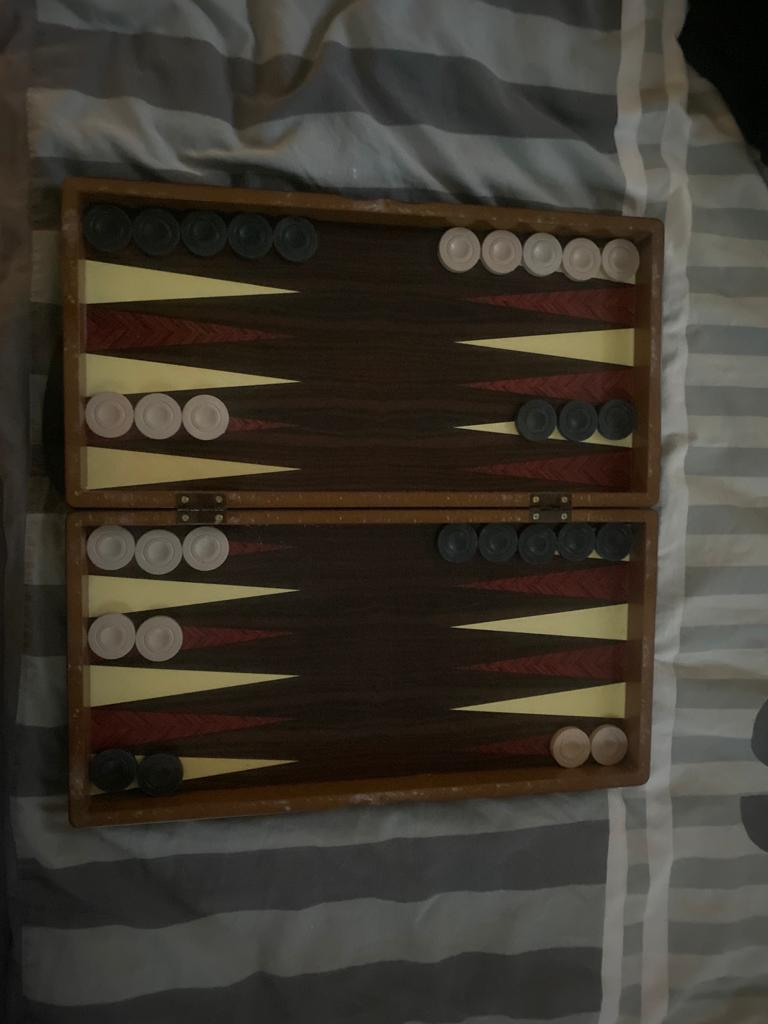
#> input picture GemerBackGammon/BoardImages/Board 6.jpg, 768 x 1024 px
$ python backgammonSecondAttempt.py
#> lines starting #> are read from the running program, lines starting #| are printed output that depends on the picture; after the words box and inside, x2 and y2 are one past the last pixel; in counts of white or black regions, pixels touching at a corner belong together
import cv2 as cv

#resize function
def resize (img, scale = 0.4):
    dimensions = [int(img.shape[1] * scale), int(img.shape[0] * scale)]

    return cv.resize(img, dimensions, interpolation=cv.INTER_AREA)

#get board from file location
board = resize(cv.imread('BoardImages/Board 6.jpg'), 0.4)
#> in resize, `dimensions = [int(img.shape[1] * scale), int(img.shape[0] * scale)]`: dimensions = [307, 409]
cv.imshow('og board', board)

#turn BGR to grayscale
gray = cv.cvtColor(board, cv.COLOR_BGR2GRAY)
cv.imshow('gray board', gray)

#split BGR to l*a*b
lab = cv.cvtColor(board, cv.COLOR_BGR2LAB)
#> lab: shape (409, 307, 3); mean of channels 0, 1, 2 59.8, 129, 134.3
l, a, b = cv.split(lab)
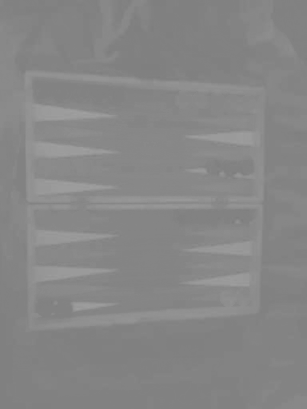
#> b: shape (409, 307); min 125, max 160, mean 134.3
#cv.imshow('l component lab board', l)
#cv.imshow('a component lab board', a)
#cv.imshow('b component lab board', b)

#contrast l component image
clahe = cv.createCLAHE(clipLimit=3.0, tileGridSize=(8,8))
cl = clahe.apply(l)
cv.imshow('contrasted l component lab board', cl)

#merge contrasted component
limg = cv.merge((cl,a,b))
#> limg: shape (409, 307, 3); mean of channels 0, 1, 2 92.5, 129, 134.3

#turn back from l*a*b to BGR
cont = cv.cvtColor(limg, cv.COLOR_LAB2BGR)
cv.imshow('final merged contrast', cont)

#turn contrasted BGR to grayscale
grayCon = cv.cvtColor(cont, cv.COLOR_BGR2GRAY)
cv.imshow('gray contrasted board', grayCon)

#blur
blur = cv.GaussianBlur(cont, (7, 7), 0)
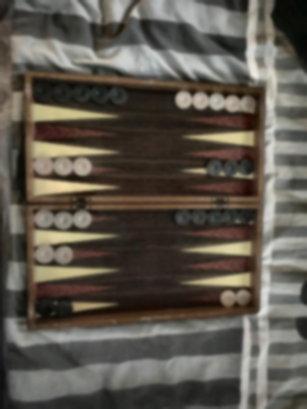
#> blur: shape (409, 307, 3); mean B, G, R 77.8, 87.1, 93

#find edges
canny = cv.Canny(blur, 100, 200)
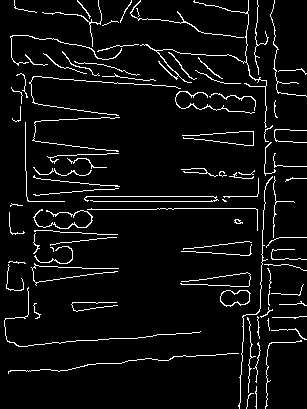
#> canny: shape (409, 307); 5.7% white in thin lines or dots
cv.imshow('board edges', canny)

#find contours
contours, hierarchy = cv.findContours(canny, cv.RETR_TREE, cv.CHAIN_APPROX_SIMPLE)
#> contours = 90 contours, 79 with area under 20; largest, box (x1, y1, x2, y2) and area: (220, 290, 251, 307) 371, (220, 290, 250, 306) 342, (140, 0, 267, 128) 72, (33, 209, 93, 229) 56, (175, 91, 255, 114) 38
contsBoard = board.copy()
cv.drawContours(contsBoard, contours, -1, (0,255,0), 3)
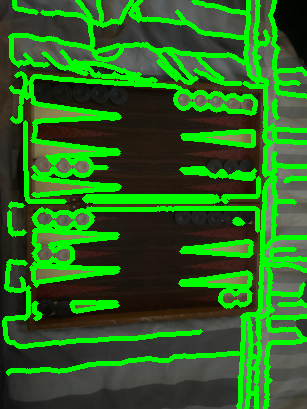
#> contsBoard: shape (409, 307, 3); mean of channels 0, 1, 2 32.5, 104.6, 42.3; drawn as B, G, R

cv.imshow('board with all contours', contsBoard)

#find corners
corners = cv.cornerHarris(grayCon,2,3,0.04)
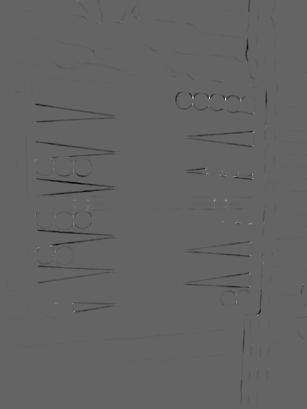
#> corners: shape (409, 307) float32; min -0.00589, max 0.00906, mean -4.56e-05; drawn with min black and max white
corners = cv.dilate(corners, None)
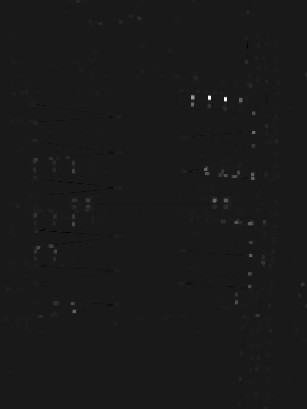
#> corners: shape (409, 307) float32; min -0.00102, max 0.00906, mean 1.5e-05; drawn with min black and max white
corsBoard = board.copy()
corsBoard[corners>0.01*corners.max()]=[255,0,0]
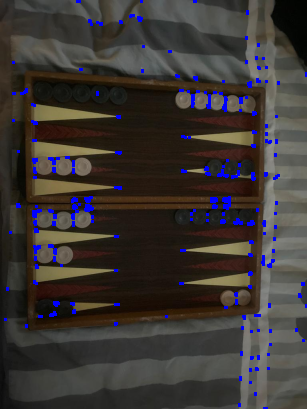
#> corsBoard: shape (409, 307, 3); mean of channels 0, 1, 2 52.8, 54.5, 59.8; drawn as B, G, R
cv.imshow('board with corners', corsBoard)

#hold images until keypress
cv.waitKey(0)

$ run again, with GemerBackGammon/BoardImages/Board 10.jpg copied over GemerBackGammon/BoardImages/Board 6.jpg
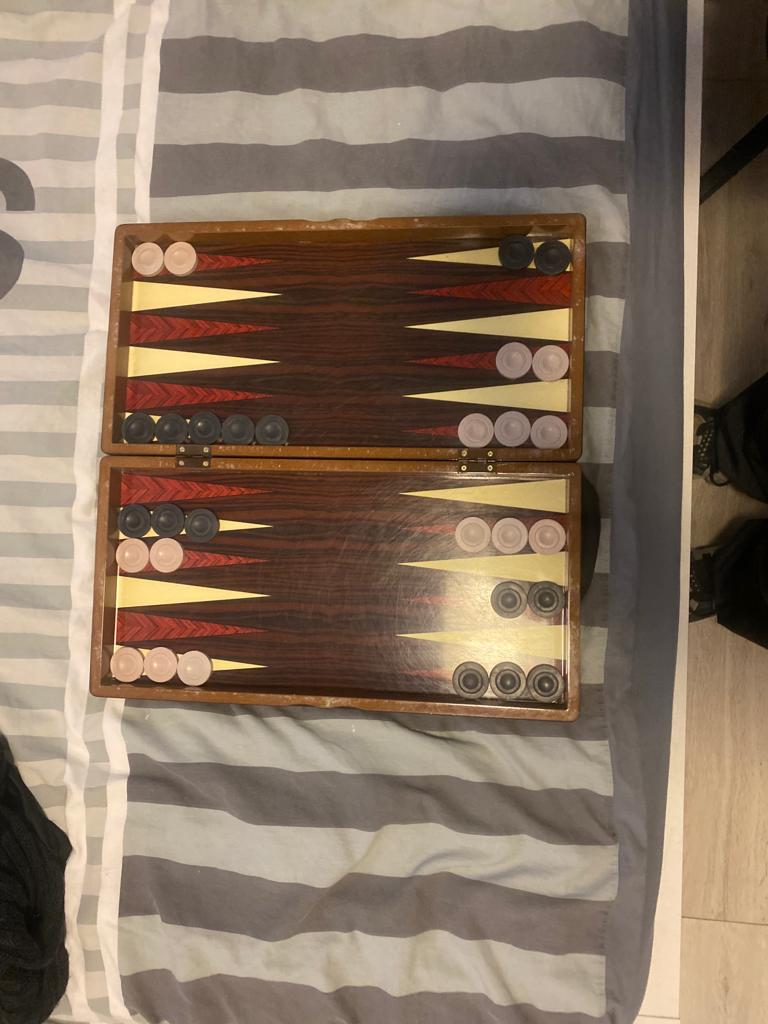
#> input picture GemerBackGammon/BoardImages/Board 10.jpg, 768 x 1024 px
#> dimensions = [307, 409]
#> lab: shape (409, 307, 3); mean of channels 0, 1, 2 126.4, 133.1, 141.1
#> limg: shape (409, 307, 3); mean of channels 0, 1, 2 128.6, 133.1, 141.1
#> `canny = cv.Canny(blur, 100, 200)`:
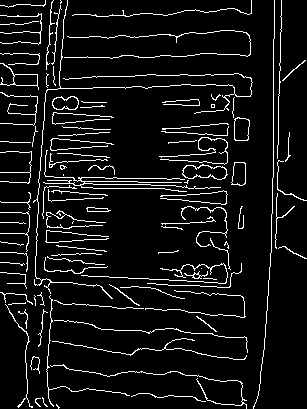
#> canny: shape (409, 307); 7.6% white in thin lines or dots
#> contours = 112 contours, 90 with area under 20; largest, box (x1, y1, x2, y2) and area: (182, 164, 228, 180) 484, (182, 165, 227, 180) 446, (234, 117, 250, 141) 312, (234, 117, 250, 141) 304, (52, 96, 79, 110) 282
#> `corsBoard[corners>0.01*corners.max()]=[255,0,0]`:
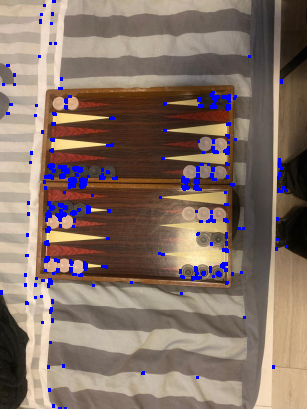
#> corsBoard: shape (409, 307, 3); mean of channels 0, 1, 2 103.4, 113.4, 132.3; drawn as B, G, R

$ run again, with GemerBackGammon/BoardImages/Board 11.jpg copied over GemerBackGammon/BoardImages/Board 6.jpg
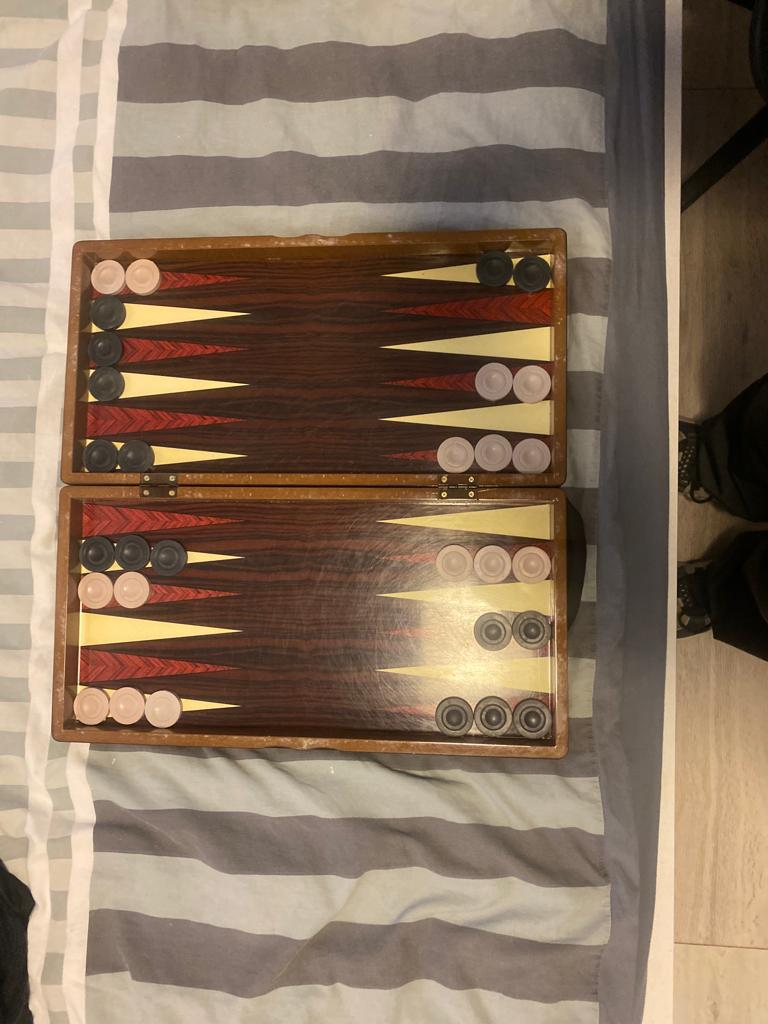
#> input picture GemerBackGammon/BoardImages/Board 11.jpg, 768 x 1024 px
#> dimensions = [307, 409]
#> lab: shape (409, 307, 3); mean of channels 0, 1, 2 125.6, 133.6, 142.2
#> limg: shape (409, 307, 3); mean of channels 0, 1, 2 127, 133.6, 142.2
#> `canny = cv.Canny(blur, 100, 200)`:
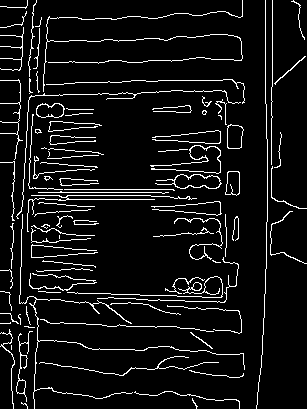
#> canny: shape (409, 307); 7.4% white in thin lines or dots
#> contours = 103 contours, 85 with area under 20; largest, box (x1, y1, x2, y2) and area: (155, 174, 222, 189) 526, (174, 174, 221, 189) 486, (227, 124, 244, 149) 329, (36, 103, 65, 118) 324, (227, 124, 244, 149) 323
#> `corsBoard[corners>0.01*corners.max()]=[255,0,0]`:
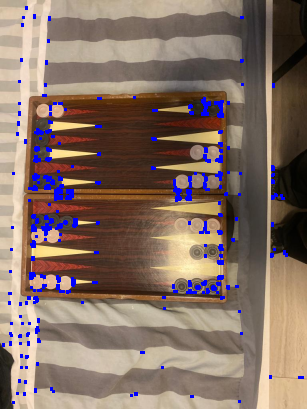
#> corsBoard: shape (409, 307, 3); mean of channels 0, 1, 2 101.4, 112, 132.3; drawn as B, G, R

$ run again, with GemerBackGammon/BoardImages/Board 12.jpg copied over GemerBackGammon/BoardImages/Board 6.jpg
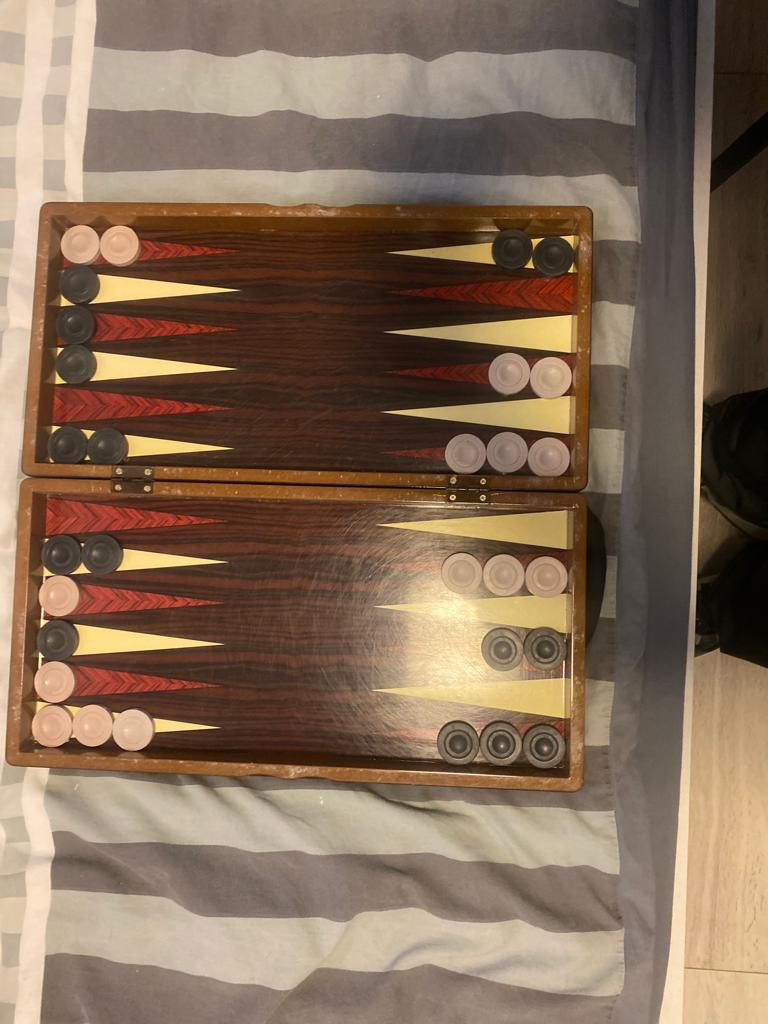
#> input picture GemerBackGammon/BoardImages/Board 12.jpg, 768 x 1024 px
#> dimensions = [307, 409]
#> lab: shape (409, 307, 3); mean of channels 0, 1, 2 119.8, 134.6, 142.9
#> limg: shape (409, 307, 3); mean of channels 0, 1, 2 125.3, 134.6, 142.9
#> canny: shape (409, 307); 7.3% white in thin lines or dots
#> contours = 103 contours, 89 with area under 20; largest, box (x1, y1, x2, y2) and area: (177, 173, 229, 191) 640, (177, 173, 228, 191) 600, (234, 171, 250, 220) 342, (234, 171, 250, 198) 338, (14, 225, 89, 251) 268
#> `corsBoard[corners>0.01*corners.max()]=[255,0,0]`:
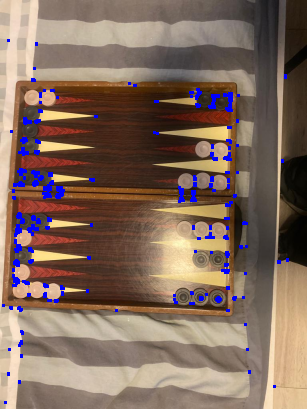
#> corsBoard: shape (409, 307, 3); mean of channels 0, 1, 2 93.8, 106.6, 129.1; drawn as B, G, R
